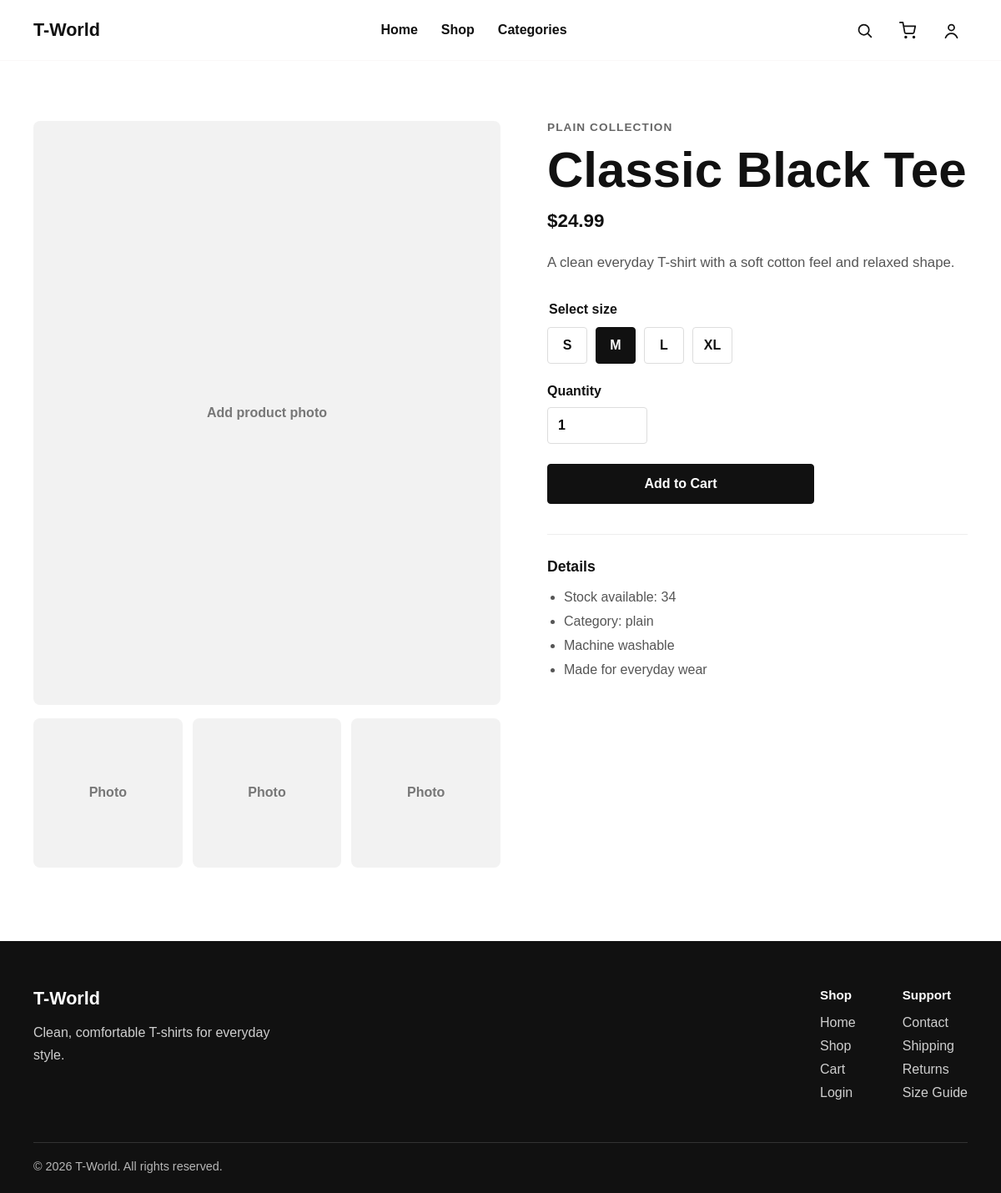
The page /pages/product_details.php on the database its author committed.
### tables this page shows
CREATE TABLE products (
    id INT AUTO_INCREMENT PRIMARY KEY,
    name VARCHAR(160) NOT NULL,
    category ENUM('plain', 'oversized', 'graphic', 'new') NOT NULL,
    description TEXT NOT NULL,
    price DECIMAL(10, 2) NOT NULL,
    stock INT NOT NULL DEFAULT 0,
    image_url VARCHAR(255) NOT NULL,
    is_active TINYINT(1) NOT NULL DEFAULT 1,
    created_at TIMESTAMP DEFAULT CURRENT_TIMESTAMP,
    INDEX idx_products_category (category),
    INDEX idx_products_active (is_active)
);

### includes/functions.php (called while the page is built, shortened)
<?php
require_once __DIR__ . '/../config/database.php';
function h(mixed $value): string
{
    return htmlspecialchars((string) ($value ?? ''), ENT_QUOTES, 'UTF-8');
}
function money(float $value): string
{
    return '$' . number_format($value, 2);
}
function get_product(int $id): ?array
{
    global $pdo;
    $statement = $pdo->prepare('SELECT * FROM products WHERE id = :id AND is_active = 1');
    $statement->execute(['id' => $id]);
    $product = $statement->fetch();
    return $product ?: null;
}

### pages/product_details.php (the view, shortened to what this page needs)
<?php
require_once __DIR__ . '/../includes/functions.php';
$productId = (int) ($_GET['id'] ?? 1);
$product = get_product($productId);
require_once __DIR__ . '/../includes/header.php';
?>
    <main>
      <section class="product-detail">
        <div class="product-gallery">
          <div class="main-product-image image-placeholder" data-label="Add product photo">
          </div>
          <div class="thumbnail-row" aria-label="Product image thumbnails">
            <?php for ($i = 1; $i <= 3; $i++): ?>
              <div class="thumbnail image-placeholder" data-label="Photo">
              </div>
            <?php endfor; ?>
          </div>
        </div>
        <div class="product-summary">
          <p class="eyebrow"><?= h($product['category']) ?> collection</p>
          <h1><?= h($product['name']) ?></h1>
          <p class="product-price"><?= h(money((float) $product['price'])) ?></p>
          <p class="product-description"><?= h($product['description']) ?></p>
          <form class="product-form" method="post" action="../actions/add_to_cart.php">
            <fieldset>
              <legend>Select size</legend>
              <div class="size-options">
                <?php foreach (['S', 'M', 'L', 'XL'] as $size): ?>
                  <label>
                    <span><?= h($size) ?></span>
                  </label>
                <?php endforeach; ?>
              </div>
            </fieldset>
            <label class="quantity-field" for="quantity">
              Quantity
              <input
                id="quantity"
                type="number"
                name="quantity"
                min="1"
                max="<?= h((string) max(1, (int) $product['stock'])) ?>"
                value="1"
                <?= (int) $product['stock'] <= 0 ? 'disabled' : '' ?>
              />
            </label>
            <button class="btn btn-primary" type="submit" <?= (int) $product['stock'] <= 0 ? 'disabled' : '' ?>>
              <?= (int) $product['stock'] > 0 ? 'Add to Cart' : 'Out of Stock' ?>
            </button>
          </form>
          <div class="product-notes">
            <h2>Details</h2>
            <ul>
              <li>Stock available: <?= h((string) $product['stock']) ?></li>
              <li>Category: <?= h($product['category']) ?></li>
              <li>Machine washable</li>
              <li>Made for everyday wear</li>
            </ul>
          </div>
        </div>
      </section>
    </main>
<?php require_once __DIR__ . '/../includes/footer.php'; ?>

### css/style.css (style rules this page uses)
* { box-sizing: border-box; }
html { scroll-behavior: smooth; }
body { margin: 0; font-family: Arial, Helvetica, sans-serif; color: #111111; background: #ffffff; }
button, input { font: inherit; }
button { color: inherit; cursor: pointer; }
.image-placeholder { position: relative; }
.image-placeholder::before { content: attr(data-label); position: absolute; inset: 0; display: grid; place-items: center; padding: 24px; color: #777777; background: #f2f2f2; font-weight: 700; text-align: center; }
.eyebrow { margin: 0 0 14px; font-size: 0.85rem; font-weight: 700; letter-spacing: 0.08em; text-transform: uppercase; color: #666666; }
.btn { min-height: 48px; display: inline-flex; align-items: center; justify-content: center; padding: 0 22px; border: 1px solid #111111; border-radius: 4px; font-weight: 700; cursor: pointer; }
.btn-primary { color: #ffffff; background: #111111; }

### css/product.css (style rules this page uses)
.product-detail { width: min(1120px, calc(100% - 32px)); margin: 0 auto; display: grid; grid-template-columns: 1fr 0.9fr; gap: 56px; padding: 72px 0 88px; }
.product-gallery { display: grid; gap: 16px; }
.main-product-image { aspect-ratio: 4 / 5; overflow: hidden; border-radius: 8px; }
.thumbnail-row { display: grid; grid-template-columns: repeat(3, 1fr); gap: 12px; }
.thumbnail { aspect-ratio: 1; overflow: hidden; border-radius: 8px; }
.product-summary { align-self: start; }
.product-summary h1 { margin: 0; font-size: clamp(2.4rem, 5vw, 4.2rem); line-height: 1; }
.product-price { margin: 18px 0 0; font-size: 1.4rem; font-weight: 800; }
.product-description { margin: 22px 0 0; color: #555555; font-size: 1.05rem; line-height: 1.8; }
.product-form { display: grid; gap: 24px; margin-top: 32px; }
.product-form fieldset { margin: 0; padding: 0; border: 0; }
.product-form legend, .quantity-field { font-weight: 800; }
.size-options { display: flex; flex-wrap: wrap; gap: 10px; margin-top: 12px; }
.size-options span { width: 48px; height: 44px; display: inline-flex; align-items: center; justify-content: center; border: 1px solid #dddddd; border-radius: 4px; font-weight: 800; cursor: pointer; }
.size-options input:checked + span, .size-options span:hover { color: #ffffff; background: #111111; border-color: #111111; }
.quantity-field { display: grid; gap: 10px; }
.quantity-field input { width: 120px; min-height: 44px; padding: 0 12px; border: 1px solid #dddddd; border-radius: 4px; }
.product-form .btn { width: min(100%, 320px); }
.product-notes { margin-top: 36px; padding-top: 28px; border-top: 1px solid #eeeeee; }
.product-notes h2 { margin: 0 0 12px; font-size: 1.1rem; }
.product-notes ul { margin: 0; padding-left: 20px; color: #555555; line-height: 1.8; }

### rows shown on the page
products: category "PLAIN", name "Classic Black Tee", price "$24.99", description "A clean everyday T-shirt with a soft cotton feel and relaxed shape.", quantity "1", stock "34", category "plain"

### other values the page prints
$size "S"
$size "M"
$size "L"
$size "XL"
